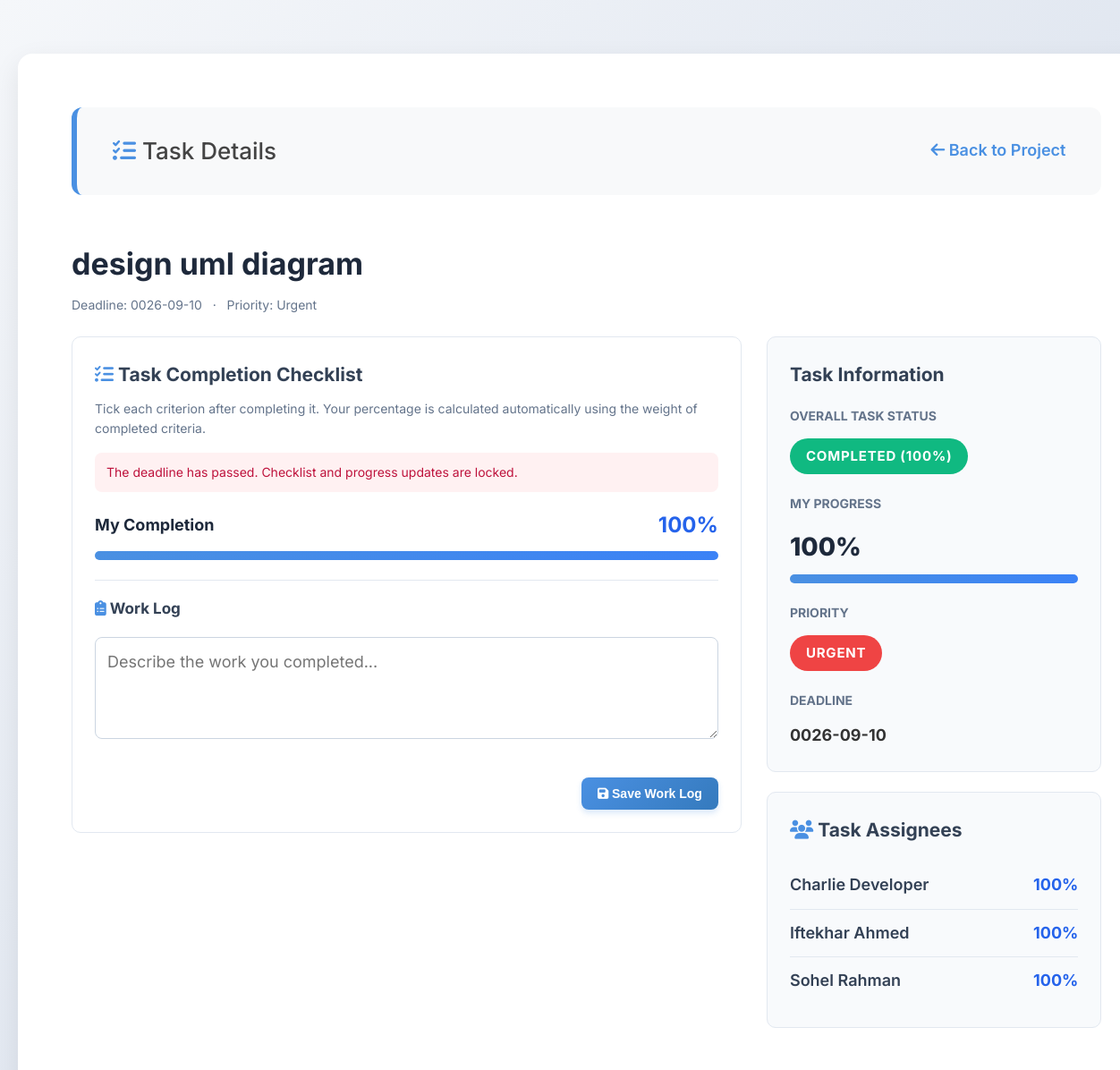
Before: /task/11 (signed in, upper part) with the older database file.
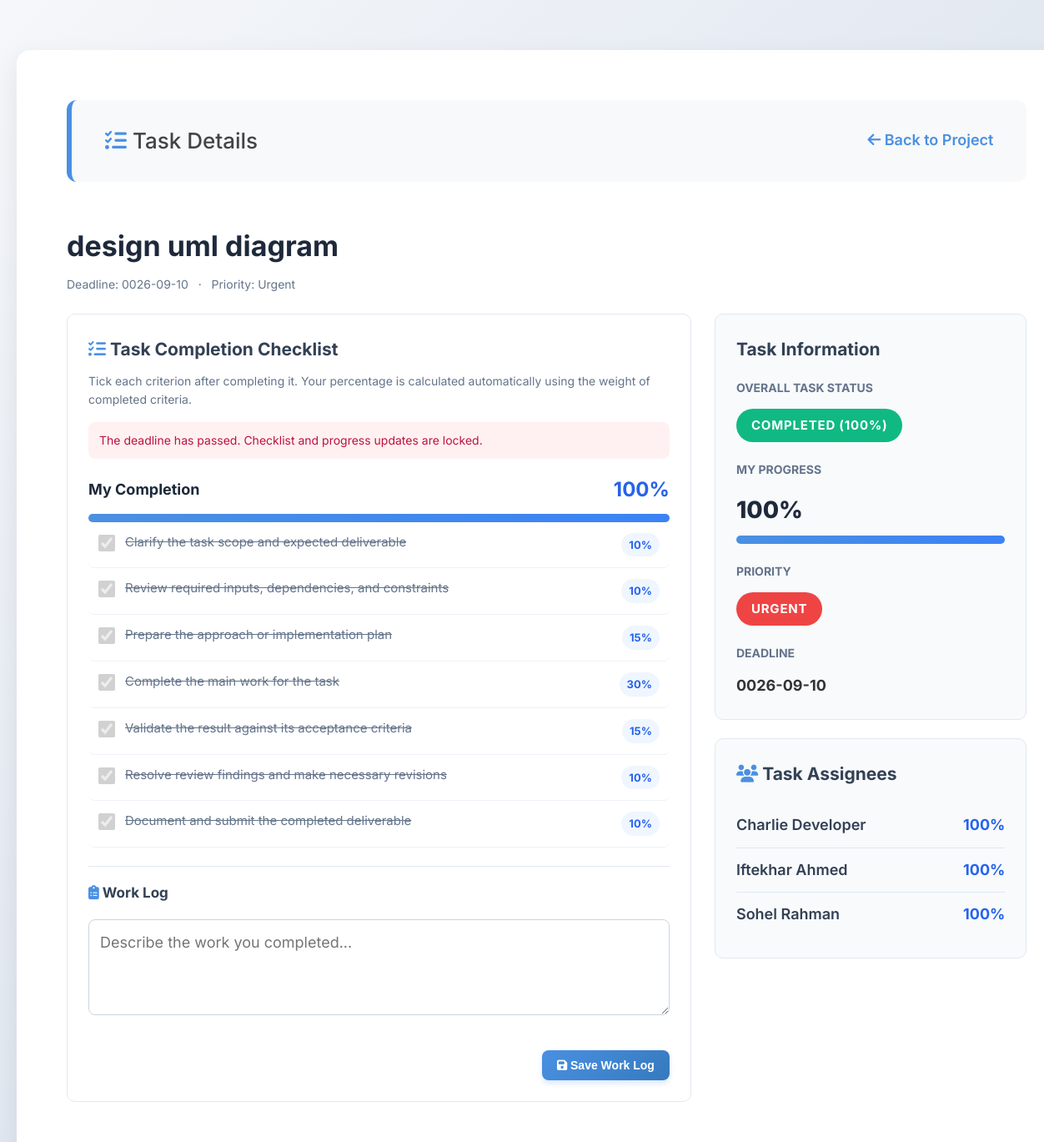
After: the same page with the newer database file.
### tables this page shows
CREATE TABLE task_assignments (
            id INTEGER PRIMARY KEY AUTOINCREMENT,
            task_id INTEGER,
            developer_id INTEGER, progress INTEGER DEFAULT 0,
            FOREIGN KEY (task_id) REFERENCES tasks (id),
            FOREIGN KEY (developer_id) REFERENCES users (id)
        );

CREATE TABLE users (
            id INTEGER PRIMARY KEY AUTOINCREMENT,
            username TEXT UNIQUE NOT NULL,
            password TEXT NOT NULL,
            role TEXT NOT NULL
        , full_name TEXT DEFAULT '', profile_image TEXT DEFAULT 'default.png');

CREATE TABLE task_criteria (
            id INTEGER PRIMARY KEY AUTOINCREMENT,
            task_id INTEGER NOT NULL,
            title TEXT NOT NULL,
            weight INTEGER NOT NULL,
            position INTEGER NOT NULL,
            category TEXT NOT NULL DEFAULT 'general',
            is_completed INTEGER NOT NULL DEFAULT 0,
            FOREIGN KEY (task_id) REFERENCES tasks(id)
        );

### app.py (the view, shortened to what this page needs)
@app.route('/task/<int:task_id>', methods=('GET', 'POST'))
def task_detail(task_id):
    if 'username' not in session:
        return redirect(url_for('login'))
    conn = get_db_connection()
    task = conn.execute('SELECT * FROM tasks WHERE id = ?', (task_id,)).fetchone()
    if not task:
        conn.close()
        return "Task not found", 404
    try:
        task_deadline = date.fromisoformat(str(task['deadline'])[:10])
        deadline_passed = task_deadline < date.today()
    except (TypeError, ValueError):
        deadline_passed = False
    user_id = session.get('user_id')
    user_role = session.get('role')
    project = conn.execute('SELECT * FROM projects WHERE id = ?', (task['project_id'],)).fetchone()
    if user_role == 'manager':
        manager_membership = conn.execute('''
            SELECT 1 FROM project_manager_teams WHERE project_id = ? AND manager_id = ?
        ''', (task['project_id'], user_id)).fetchone()
        if not manager_membership and project['manager_id'] != user_id:
            conn.close()
            return "Access Denied.", 403
    elif user_role == 'developer':
        own_assignment = conn.execute(
            'SELECT 1 FROM task_assignments WHERE task_id = ? AND developer_id = ?', (task_id, user_id)
        ).fetchone()
        if not own_assignment:
            conn.close()
            return "Access Denied: This task is not assigned to you.", 403
    elif user_role != 'admin':
        conn.close()
        return "Access Denied.", 403
    comments = conn.execute('SELECT * FROM comments WHERE task_id = ? ORDER BY timestamp DESC', (task_id,)).fetchall()
    assigned_devs = conn.execute('''
        SELECT u.id, u.username, u.full_name, u.profile_image, ta.progress
        FROM users u JOIN task_assignments ta ON u.id = ta.developer_id
        WHERE ta.task_id = ? ORDER BY u.full_name, u.username
    ''', (task_id,)).fetchall()
    selected_developer_id = request.args.get('developer_id', type=int)
    assigned_ids = {dev['id'] for dev in assigned_devs}
    if user_role == 'developer':
        selected_developer_id = user_id
    elif selected_developer_id not in assigned_ids:
        selected_developer_id = None
    criterion_groups = []
    for dev in assigned_devs:
        if selected_developer_id is None or dev['id'] != selected_developer_id:
            continue
        _ensure_criterion_progress(conn, task_id, dev['id'])
        criteria = conn.execute('''
            SELECT tc.id, tc.title, tc.weight, tc.position,
                   COALESCE(cp.is_completed, 0) AS is_completed
            FROM task_criteria tc
            LEFT JOIN task_criterion_progress cp
              ON cp.criterion_id = tc.id AND cp.developer_id = ?
            WHERE tc.task_id = ?
            ORDER BY tc.position, tc.id
        ''', (dev['id'], task_id)).fetchall()
        criterion_groups.append({'developer': dev, 'criteria': criteria})
    my_progress = 0
    if user_role == 'developer':
        my_row = conn.execute(
            'SELECT progress FROM task_assignments WHERE task_id = ? AND developer_id = ?', (task_id, user_id)
        ).fetchone()
        if my_row:
            my_progress = my_row['progress']
    else:
        my_progress = task['progress']
    available_devs = conn.execute('''
        SELECT id, username, full_name FROM users
        WHERE role = 'developer' AND id NOT IN (
            SELECT developer_id FROM task_assignments WHERE task_id = ?
        ) ORDER BY full_name, username
    ''', (task_id,)).fetchall()
    criteria_total = conn.execute(
        'SELECT COALESCE(SUM(weight), 0) FROM task_criteria WHERE task_id = ?', (task_id,)
    ).fetchone()[0]
    unassigned_criteria = []
    if user_role in ['admin', 'manager'] and not assigned_devs:
        unassigned_criteria = conn.execute('''
            SELECT id, title, weight, position, is_completed
            FROM task_criteria WHERE task_id = ? ORDER BY position, id
        ''', (task_id,)).fetchall()
    today = date.today().strftime('%Y-%m-%d')
    conn.close()
    return render_template('task_detail.html', task=task, comments=comments,
                           assigned_devs=assigned_devs, available_devs=available_devs,
                           criterion_groups=criterion_groups, unassigned_criteria=unassigned_criteria,
                           criteria_total=criteria_total, role=user_role,
                           username=session.get('username'), my_progress=my_progress, today=today,
                           deadline_passed=deadline_passed, selected_developer_id=selected_developer_id)

### app.py (called while the page is built)
def get_db_connection():
    conn = sqlite3.connect('project_manager.db', timeout=10.0)
    conn.row_factory = sqlite3.Row
    return conn

### templates/task_detail.html (shortened to what the changed rows need)
<!DOCTYPE html>
<html lang="en">
<head>
    <link rel="stylesheet"
          href="https://cdnjs.cloudflare.com/ajax/libs/font-awesome/6.4.0/css/all.min.css">
    <link rel="stylesheet"
          href="{{ url_for('static', filename='style.css') }}">
</head>
<body>
<div class="container" style="max-width:1250px;width:95%;">
    <h1 style="font-size:34px;color:#1e293b;margin:0 0 8px;">
        {{ task.title }}
    </h1>
    {% if role == 'developer' %}
    <div class="task-layout">
        <main>
            <div class="panel">
                {% if criterion_groups %}
                    {% for group in criterion_groups %}
                        {% for criterion in group.criteria %}
                        <form method="POST" class="criteria-row">
                            <input type="checkbox"
                                   name="completed"
                                   value="1"
                                   onchange="this.form.submit()"
                                   {% if criterion.is_completed %}checked{% endif %}
                                   {% if deadline_passed %}disabled{% endif %}
                                   aria-label="{{ criterion.title }}">
                            <label class="criteria-label">
                                {{ criterion.title }}
                            </label>
                            <span class="weight">
                                {{ criterion.weight }}%
                            </span>
                        </form>
                        {% endfor %}
                    {% endfor %}
                {% else %}
                    <p class="muted">
                        No checklist is available for this task.
                    </p>
                {% endif %}
            </div>
        </main>
        <aside>
            <div class="panel" style="background:#f8fafc;">
                {% for dev in assigned_devs %}
                <div class="assignee-row">
                    <span class="assignee-name">
                        {{ dev.full_name or dev.username }}
                    </span>
                    <strong style="color:#2563eb;">
                        {{ dev.progress }}%
                    </strong>
                </div>
                {% else %}
                <p class="muted">
                    No developers assigned.
                </p>
                {% endfor %}
            </div>
        </aside>
    </div>
    {% endif %}
</div>
</body>
</html>

Changed rows visible on the page:
added task_criteria: completed "☑", title "Clarify the task scope and expected deliverable", weight "10"
added task_criteria: completed "☑", title "Review required inputs, dependencies, and constraints", weight "10"
added task_criteria: completed "☑", title "Prepare the approach or implementation plan", weight "15"
added task_criteria: completed "☑", title "Complete the main work for the task", weight "30"
added task_criteria: completed "☑", title "Validate the result against its acceptance criteria", weight "15"
added task_criteria: completed "☑", title "Resolve review findings and make necessary revisions", weight "10"
added task_criteria: completed "☑", title "Document and submit the completed deliverable", weight "10"
